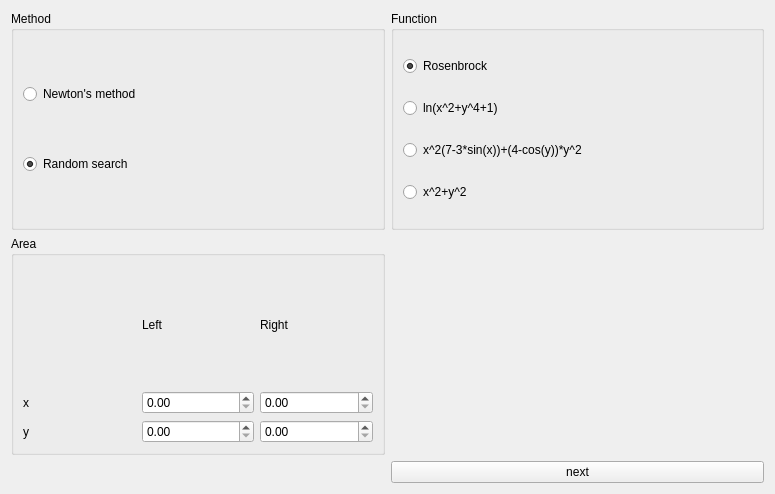
<?xml version="1.0" encoding="UTF-8"?>
<ui version="4.0">
 <class>MainWidget</class>
 <widget class="QWidget" name="MainWidget">
  <property name="geometry">
   <rect>
    <x>0</x>
    <y>0</y>
    <width>775</width>
    <height>494</height>
   </rect>
  </property>
  <property name="windowTitle">
   <string>MainWidget</string>
  </property>
  <layout class="QGridLayout" name="gridLayout_2">
   <item row="0" column="0">
    <widget class="QGroupBox" name="Method_box">
     <property name="title">
      <string>Method</string>
     </property>
     <layout class="QVBoxLayout" name="verticalLayout">
      <item>
       <widget class="QRadioButton" name="Newton_rb">
        <property name="enabled">
         <bool>true</bool>
        </property>
        <property name="acceptDrops">
         <bool>false</bool>
        </property>
        <property name="text">
         <string>Newton's method</string>
        </property>
        <property name="checked">
         <bool>false</bool>
        </property>
       </widget>
      </item>
      <item>
       <widget class="QRadioButton" name="RandomS_rb">
        <property name="text">
         <string>Random search</string>
        </property>
        <property name="checked">
         <bool>true</bool>
        </property>
       </widget>
      </item>
     </layout>
    </widget>
   </item>
   <item row="0" column="1">
    <widget class="QGroupBox" name="groupBox_2">
     <property name="title">
      <string>Function</string>
     </property>
     <layout class="QVBoxLayout" name="verticalLayout_2">
      <item>
       <widget class="QRadioButton" name="Rosenbrock_rb">
        <property name="text">
         <string>Rosenbrock</string>
        </property>
        <property name="checked">
         <bool>true</bool>
        </property>
       </widget>
      </item>
      <item>
       <widget class="QRadioButton" name="ln_rb">
        <property name="text">
         <string>ln(x^2+y^4+1)</string>
        </property>
       </widget>
      </item>
      <item>
       <widget class="QRadioButton" name="sincos_rb">
        <property name="text">
         <string>x^2(7-3*sin(x))+(4-cos(y))*y^2</string>
        </property>
       </widget>
      </item>
      <item>
       <widget class="QRadioButton" name="sqr_rb">
        <property name="text">
         <string>x^2+y^2</string>
        </property>
       </widget>
      </item>
     </layout>
    </widget>
   </item>
   <item row="1" column="0">
    <widget class="QGroupBox" name="groupBox_3">
     <property name="title">
      <string>Area</string>
     </property>
     <layout class="QGridLayout" name="gridLayout">
      <item row="1" column="2">
       <widget class="QDoubleSpinBox" name="right_1"/>
      </item>
      <item row="2" column="0">
       <widget class="QLabel" name="label_6">
        <property name="text">
         <string>y</string>
        </property>
       </widget>
      </item>
      <item row="2" column="2">
       <widget class="QDoubleSpinBox" name="right_2"/>
      </item>
      <item row="1" column="0">
       <widget class="QLabel" name="label_5">
        <property name="text">
         <string>x</string>
        </property>
       </widget>
      </item>
      <item row="1" column="1">
       <widget class="QDoubleSpinBox" name="left_1"/>
      </item>
      <item row="2" column="1">
       <widget class="QDoubleSpinBox" name="left_2"/>
      </item>
      <item row="0" column="1">
       <widget class="QLabel" name="label_3">
        <property name="text">
         <string>Left</string>
        </property>
       </widget>
      </item>
      <item row="0" column="2">
       <widget class="QLabel" name="label_4">
        <property name="text">
         <string>Right</string>
        </property>
       </widget>
      </item>
     </layout>
    </widget>
   </item>
   <item row="2" column="1">
    <widget class="QPushButton" name="crit_button">
     <property name="text">
      <string>next</string>
     </property>
    </widget>
   </item>
  </layout>
 </widget>
 <resources/>
 <connections/>
</ui>
